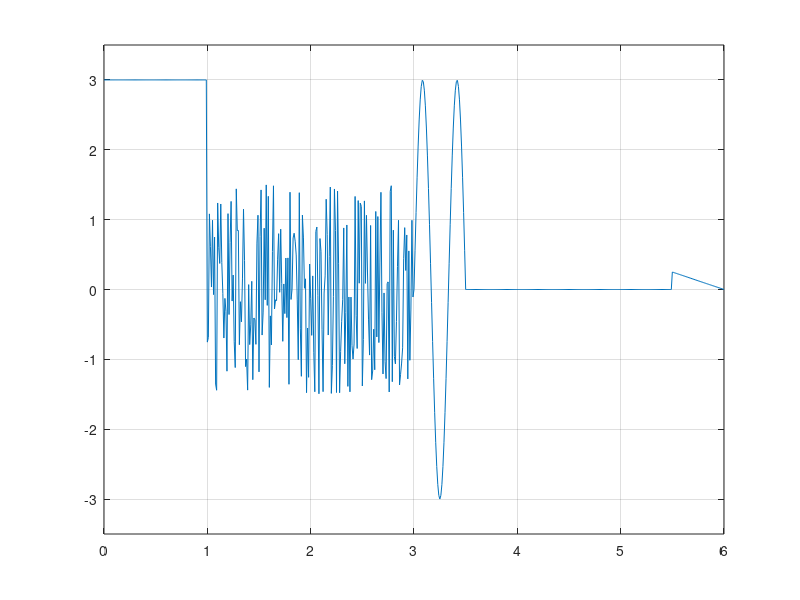

This figure's MATLAB source:
function funkcija_ar_datu_filtraciju
%% Funkcija ar datu filtrāciju atgriež vērtības pie noteikta laika
% Uzzīmēsim grafiku pie noteikta laika
t=0:0.01:4; % nosakam laiku intervālu
y=labdarbs3_atskaite(t); % uzģenerējam atbilstošās "y" vērtības
plot(t,y) % uzzīmējam grafiku
axis([0 5 -4 4]) % attālinam grafiku, lai nelīp pie malām
%% Palaižam funkciju un uzzīmējam visu labdarbu.
labdarbs3_atskaite;
%% Secinājums
% Grūtākais visā šajā darbā bija atrast T vērtību. Paturpināšu mājās
% secinājumu!!!
function y = labdarbs3_atskaite(t)
if nargin == 0 % number of input argument
    t = 0:0.01:6.0;
end
t_constf = (t>=0.0)&(t<1); t_const = t(t_constf);
t_noisef = (t>=1)&(t<3.0); t_noise = t(t_noisef);
t_sinf = (t>=3.0)&(t<3.5); t_sin = t(t_sinf);
t_zerof = (t>=3.5)&(t<5.5); t_zero = t(t_zerof);
t_sawf = (t>=5.5)&(t<=6.0); t_saw = t(t_sawf);
%% Konstantes signāls
y_const = zeros(size(t_const))+3.0;
%% trokšņa signāls
y_noise = 3.0*rand(size(t_noise))-1.5;
%% sinusoīda
A0=0; A=3.0;
T = (3.5-3.0)/1.5;
f = 1/T;
delay=3.0;
y_sin=A0+A*sin(2*pi*f*(t_sin-delay));
%% Nuļļu signāls
y_zero = zeros(size(t_zero));
%% Lineāri mainīga funkcija
k = (0.25-0)/(5.5-6.0); % slīpuma koeficients
delay = 6.0; % sākumpunkta pacelšana uz 0.5/2
y_saw = k*(t_saw - delay);
%% apvienosim visu vienā vektorā
t = [t_const,t_noise,t_sin,t_zero,t_saw];
y = [y_const,y_noise,y_sin,y_zero,y_saw];
if nargout == 0 %number of output argument
    plot(t,y);
    grid;
    y = [];
end
axis([0 6 -3.5 3.5])